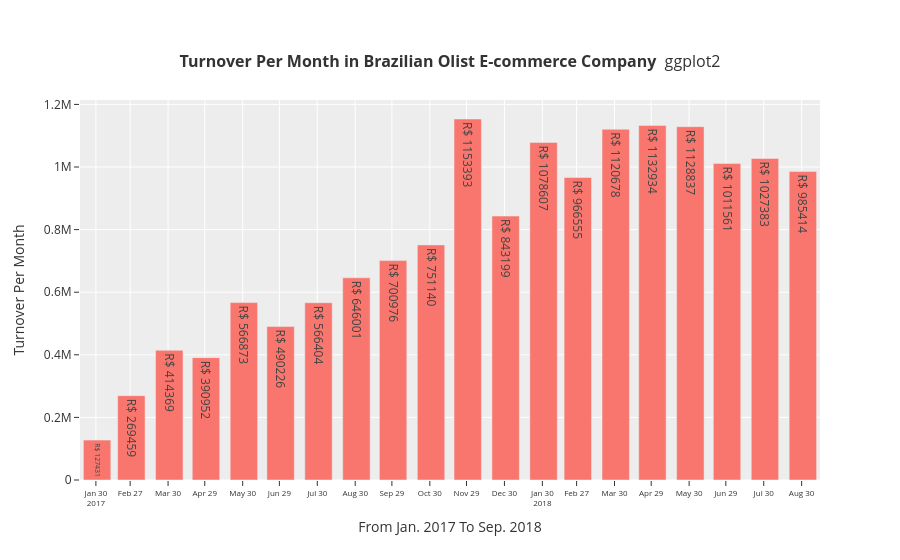
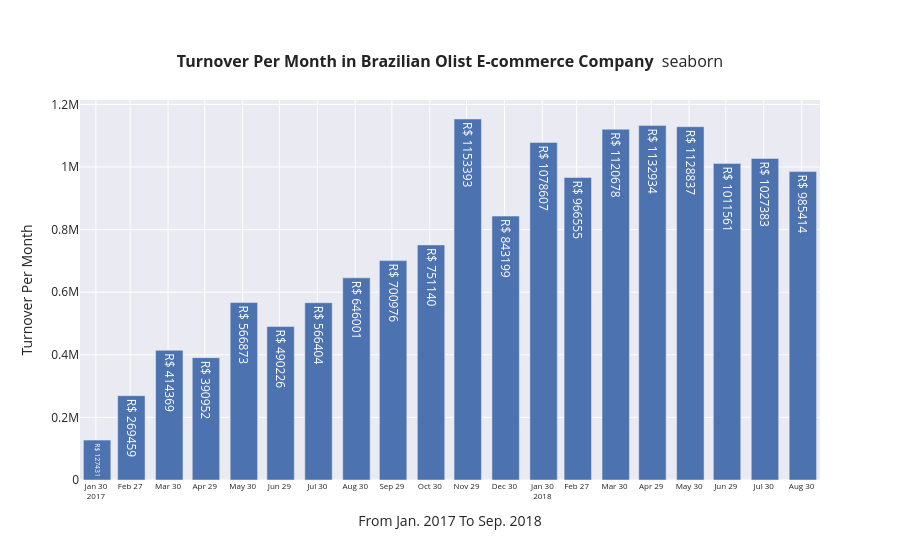
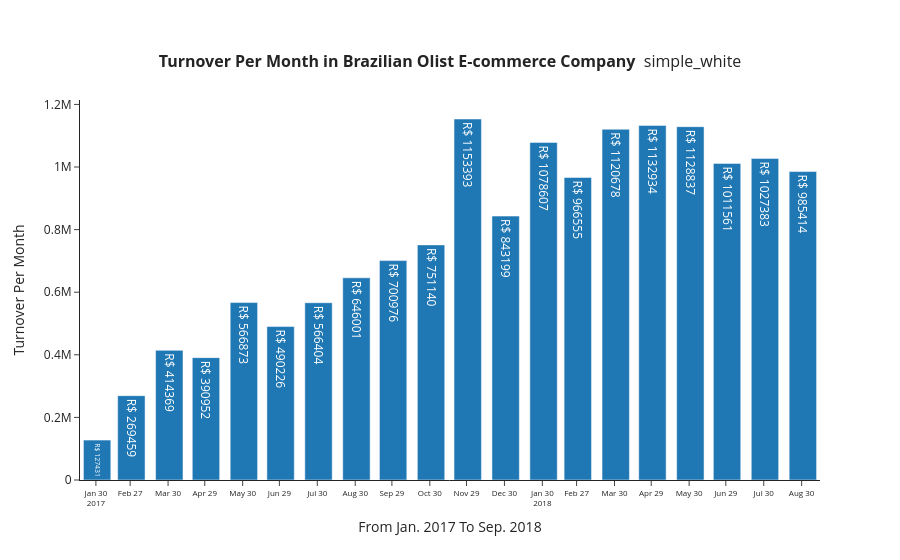
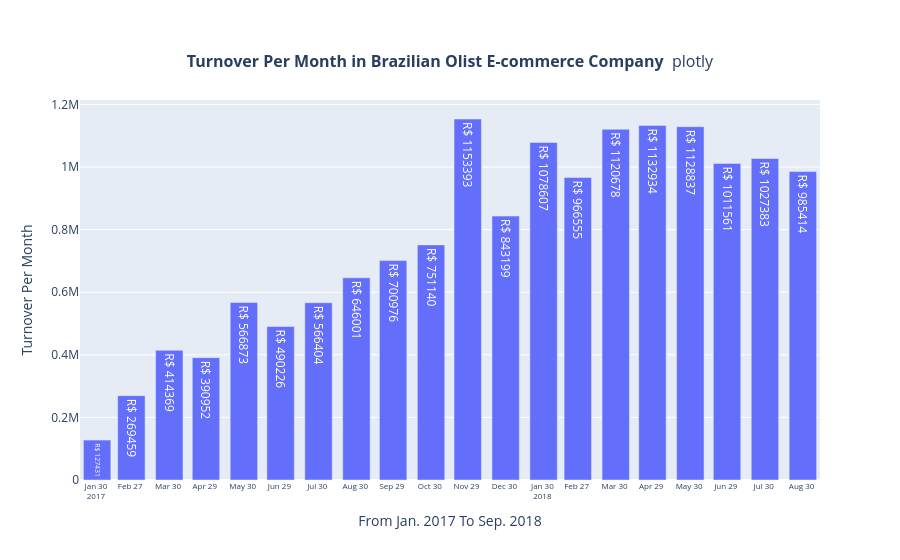

The code cell stored with these charts, in order, in its notebook:
### Code cell
import plotly.graph_objects as go
import plotly.io as pio

for template in pio.templates : 

    fig = go.Figure()
    
    fig.add_trace(
        go.Bar(
            x= merged_order_month_sum_from2017.index,
            y= merged_order_month_sum_from2017["payment_value"],
            text = merged_order_month_sum_from2017["payment_value"],
            textposition = "auto",
            texttemplate="R$ %{y:.0f}"
        )
    )
    
    fig.update_layout(
        {
            "title": {
                "text": f"<b>Turnover Per Month in Brazilian Olist E-commerce Company </b> {template}" ,  #각 탬블릿 옆에 탭플리 이름 표시
                "x": 0.5,
                "y": 0.9,
                "font":{
                    "size": 16
                }
            },
            "xaxis": {
                "title": "From Jan. 2017 To Sep. 2018",
                "showticklabels" : True,
                "tick0":"2017-01-30",
                "dtick" : "M1",
                "tickfont":{
                    "size":8
                }
            },"yaxis": {
                "title": "Turnover Per Month"
            },
            "template": template
        }
    )

    fig.show()

### Figure 1 — Plotly figure (JSON) as saved in the notebook; plotly's stock layout.template omitted (floating-point values rounded to 4 significant figures)
{"data": [{"text": [127400.0, 269500.0, 414400.0, 391000.0, 566900.0, 490200.0, 566400.0, 646000.0, 701000.0, 751100.0, 1153000.0, 843200.0, 1079000.0, 966600.0, 1120678, 1133000.0, 1129000.0, 1012000.0, 1027000.0, 985400.0], "textposition": "auto", "texttemplate": "R$ %{y:.0f}", "type": "bar", "x": ["2017-01-31T00:00:00", "2017-02-28T00:00:00", "2017-03-31T00:00:00", "2017-04-30T00:00:00", "2017-05-31T00:00:00", "2017-06-30T00:00:00", "2017-07-31T00:00:00", "2017-08-31T00:00:00", "2017-09-30T00:00:00", "2017-10-31T00:00:00", "2017-11-30T00:00:00", "2017-12-31T00:00:00", "2018-01-31T00:00:00", "2018-02-28T00:00:00", "2018-03-31T00:00:00", "2018-04-30T00:00:00", "2018-05-31T00:00:00", "2018-06-30T00:00:00", "2018-07-31T00:00:00", "2018-08-31T00:00:00"], "y": [127400.0, 269500.0, 414400.0, 391000.0, 566900.0, 490200.0, 566400.0, 646000.0, 701000.0, 751100.0, 1153000.0, 843200.0, 1079000.0, 966600.0, 1120678, 1133000.0, 1129000.0, 1012000.0, 1027000.0, 985400.0]}], "layout": {"title": {"font": {"size": 16}, "text": "<b>Turnover Per Month in Brazilian Olist E-commerce Company </b> ggplot2", "x": 0.5, "y": 0.9}, "xaxis": {"dtick": "M1", "showticklabels": true, "tick0": "2017-01-30", "tickfont": {"size": 8}, "title": {"text": "From Jan. 2017 To Sep. 2018"}}, "yaxis": {"title": {"text": "Turnover Per Month"}}}}

### Figure 2 — Plotly figure (JSON) as saved in the notebook; plotly's stock layout.template omitted (floating-point values rounded to 4 significant figures)
{"data": [{"text": [127400.0, 269500.0, 414400.0, 391000.0, 566900.0, 490200.0, 566400.0, 646000.0, 701000.0, 751100.0, 1153000.0, 843200.0, 1079000.0, 966600.0, 1120678, 1133000.0, 1129000.0, 1012000.0, 1027000.0, 985400.0], "textposition": "auto", "texttemplate": "R$ %{y:.0f}", "type": "bar", "x": ["2017-01-31T00:00:00", "2017-02-28T00:00:00", "2017-03-31T00:00:00", "2017-04-30T00:00:00", "2017-05-31T00:00:00", "2017-06-30T00:00:00", "2017-07-31T00:00:00", "2017-08-31T00:00:00", "2017-09-30T00:00:00", "2017-10-31T00:00:00", "2017-11-30T00:00:00", "2017-12-31T00:00:00", "2018-01-31T00:00:00", "2018-02-28T00:00:00", "2018-03-31T00:00:00", "2018-04-30T00:00:00", "2018-05-31T00:00:00", "2018-06-30T00:00:00", "2018-07-31T00:00:00", "2018-08-31T00:00:00"], "y": [127400.0, 269500.0, 414400.0, 391000.0, 566900.0, 490200.0, 566400.0, 646000.0, 701000.0, 751100.0, 1153000.0, 843200.0, 1079000.0, 966600.0, 1120678, 1133000.0, 1129000.0, 1012000.0, 1027000.0, 985400.0]}], "layout": {"title": {"font": {"size": 16}, "text": "<b>Turnover Per Month in Brazilian Olist E-commerce Company </b> seaborn", "x": 0.5, "y": 0.9}, "xaxis": {"dtick": "M1", "showticklabels": true, "tick0": "2017-01-30", "tickfont": {"size": 8}, "title": {"text": "From Jan. 2017 To Sep. 2018"}}, "yaxis": {"title": {"text": "Turnover Per Month"}}}}

### Figure 3 — Plotly figure (JSON) as saved in the notebook; plotly's stock layout.template omitted (floating-point values rounded to 4 significant figures)
{"data": [{"text": [127400.0, 269500.0, 414400.0, 391000.0, 566900.0, 490200.0, 566400.0, 646000.0, 701000.0, 751100.0, 1153000.0, 843200.0, 1079000.0, 966600.0, 1120678, 1133000.0, 1129000.0, 1012000.0, 1027000.0, 985400.0], "textposition": "auto", "texttemplate": "R$ %{y:.0f}", "type": "bar", "x": ["2017-01-31T00:00:00", "2017-02-28T00:00:00", "2017-03-31T00:00:00", "2017-04-30T00:00:00", "2017-05-31T00:00:00", "2017-06-30T00:00:00", "2017-07-31T00:00:00", "2017-08-31T00:00:00", "2017-09-30T00:00:00", "2017-10-31T00:00:00", "2017-11-30T00:00:00", "2017-12-31T00:00:00", "2018-01-31T00:00:00", "2018-02-28T00:00:00", "2018-03-31T00:00:00", "2018-04-30T00:00:00", "2018-05-31T00:00:00", "2018-06-30T00:00:00", "2018-07-31T00:00:00", "2018-08-31T00:00:00"], "y": [127400.0, 269500.0, 414400.0, 391000.0, 566900.0, 490200.0, 566400.0, 646000.0, 701000.0, 751100.0, 1153000.0, 843200.0, 1079000.0, 966600.0, 1120678, 1133000.0, 1129000.0, 1012000.0, 1027000.0, 985400.0]}], "layout": {"title": {"font": {"size": 16}, "text": "<b>Turnover Per Month in Brazilian Olist E-commerce Company </b> simple_white", "x": 0.5, "y": 0.9}, "xaxis": {"dtick": "M1", "showticklabels": true, "tick0": "2017-01-30", "tickfont": {"size": 8}, "title": {"text": "From Jan. 2017 To Sep. 2018"}}, "yaxis": {"title": {"text": "Turnover Per Month"}}}}

### Figure 4 — Plotly figure (JSON) as saved in the notebook; plotly's stock layout.template omitted (floating-point values rounded to 4 significant figures)
{"data": [{"text": [127400.0, 269500.0, 414400.0, 391000.0, 566900.0, 490200.0, 566400.0, 646000.0, 701000.0, 751100.0, 1153000.0, 843200.0, 1079000.0, 966600.0, 1120678, 1133000.0, 1129000.0, 1012000.0, 1027000.0, 985400.0], "textposition": "auto", "texttemplate": "R$ %{y:.0f}", "type": "bar", "x": ["2017-01-31T00:00:00", "2017-02-28T00:00:00", "2017-03-31T00:00:00", "2017-04-30T00:00:00", "2017-05-31T00:00:00", "2017-06-30T00:00:00", "2017-07-31T00:00:00", "2017-08-31T00:00:00", "2017-09-30T00:00:00", "2017-10-31T00:00:00", "2017-11-30T00:00:00", "2017-12-31T00:00:00", "2018-01-31T00:00:00", "2018-02-28T00:00:00", "2018-03-31T00:00:00", "2018-04-30T00:00:00", "2018-05-31T00:00:00", "2018-06-30T00:00:00", "2018-07-31T00:00:00", "2018-08-31T00:00:00"], "y": [127400.0, 269500.0, 414400.0, 391000.0, 566900.0, 490200.0, 566400.0, 646000.0, 701000.0, 751100.0, 1153000.0, 843200.0, 1079000.0, 966600.0, 1120678, 1133000.0, 1129000.0, 1012000.0, 1027000.0, 985400.0]}], "layout": {"title": {"font": {"size": 16}, "text": "<b>Turnover Per Month in Brazilian Olist E-commerce Company </b> plotly", "x": 0.5, "y": 0.9}, "xaxis": {"dtick": "M1", "showticklabels": true, "tick0": "2017-01-30", "tickfont": {"size": 8}, "title": {"text": "From Jan. 2017 To Sep. 2018"}}, "yaxis": {"title": {"text": "Turnover Per Month"}}}}
